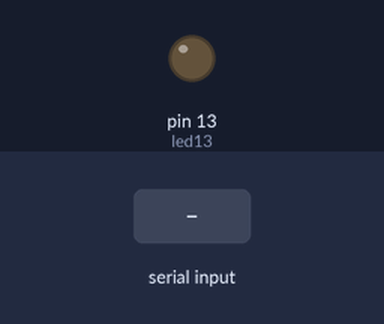
The sketch below on a simulated Arduino Uno, built with avr-gcc and run on an emulated ATmega328P. On the bench: output pins drawn as LEDs (lit = HIGH). The test bench sets the inputs (shaded band).

Above: at 1.2 s.
1.3 s: "1" received over Serial
At 2.2 s:
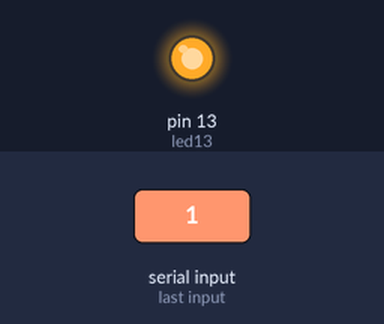
2.8 s: "2" received over Serial
At 3.3 s:
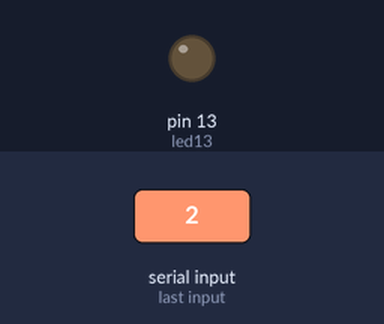
Timing chart, 0 to 5.8 s (numbered marks = the images above; inputs shaded):
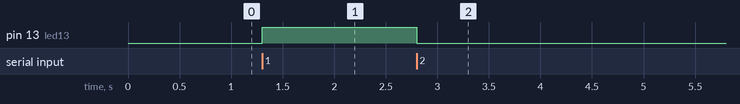

The sketch:

Lectura_Datos_HC06_V1.0.ino
```cpp
/*
   Autor : Victor Cubedo Hernández
   Fecha : 12/12/2019
   Versión 1.0
   Este programa recibe los datos de la app, que dependiendo del numero que sea hace una cosa u otra.
   Para ampliar las posibilidades del programa habría que añadir mas botones en la app y los "if" en
   el programa. Actualmente se está usando la app "Arduino bluetooth Terminal".
*/

int led13 = 13;  //Led con el que vamos a trabajar
int opcion = 0; //Valores que recibirá de la app

void setup() {

  Serial.begin(9600);
  pinMode(led13, OUTPUT);

}

void loop () {

  if (Serial.available() > 0) {  //Si el valor recibido es mayor a 0
    opcion = Serial.read(); //Guardamos el valor recibido en opcion
  }

  if (opcion == '1') { //Cuando mandemos 1
    digitalWrite(led13, HIGH);  //Se enciende
  }
  if (opcion == '2') {  //Cuando mandemos 2
    digitalWrite(led13, LOW); //Se apaga
  }
}
```

Measured:
- after the input at 1.3 s, pin 13 (led13): LOW → HIGH at once
- after the input at 2.8 s, pin 13 (led13): HIGH → LOW at once
